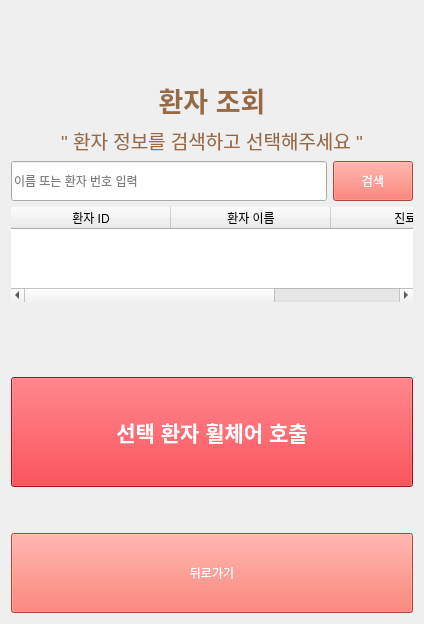
<?xml version="1.0" encoding="UTF-8"?>
<ui version="4.0">
 <class>kiosk_search</class>
 <widget class="QWidget" name="kiosk_search">
  <property name="geometry">
   <rect>
    <x>0</x>
    <y>0</y>
    <width>424</width>
    <height>624</height>
   </rect>
  </property>
  <property name="windowTitle">
   <string>환자 조회</string>
  </property>
  <layout class="QVBoxLayout" name="mainLayout">
   <item>
    <spacer>
     <property name="orientation">
      <enum>Qt::Orientation::Vertical</enum>
     </property>
     <property name="sizeHint" stdset="0">
      <size>
       <width>20</width>
       <height>20</height>
      </size>
     </property>
    </spacer>
   </item>
   <item>
    <widget class="QLabel" name="label_title">
     <property name="font">
      <font>
       <pointsize>20</pointsize>
       <bold>true</bold>
      </font>
     </property>
     <property name="styleSheet">
      <string notr="true">color: rgb(152, 106, 68);</string>
     </property>
     <property name="text">
      <string>환자 조회</string>
     </property>
     <property name="alignment">
      <set>Qt::AlignmentFlag::AlignCenter</set>
     </property>
    </widget>
   </item>
   <item>
    <widget class="QLabel" name="label_desc">
     <property name="font">
      <font>
       <pointsize>14</pointsize>
      </font>
     </property>
     <property name="styleSheet">
      <string notr="true">color: rgb(152, 106, 68);</string>
     </property>
     <property name="text">
      <string>&quot; 환자 정보를 검색하고 선택해주세요 &quot;</string>
     </property>
     <property name="alignment">
      <set>Qt::AlignmentFlag::AlignCenter</set>
     </property>
    </widget>
   </item>
   <item>
    <layout class="QHBoxLayout" name="searchLayout">
     <item>
      <widget class="QLineEdit" name="edit_search">
       <property name="minimumSize">
        <size>
         <width>0</width>
         <height>40</height>
        </size>
       </property>
       <property name="placeholderText">
        <string>이름 또는 환자 번호 입력</string>
       </property>
      </widget>
     </item>
     <item>
      <widget class="QPushButton" name="btn_search">
       <property name="minimumSize">
        <size>
         <width>60</width>
         <height>40</height>
        </size>
       </property>
       <property name="palette">
        <palette>
         <active>
          <colorrole role="WindowText">
           <brush brushstyle="SolidPattern">
            <color alpha="255">
             <red>255</red>
             <green>255</green>
             <blue>255</blue>
            </color>
           </brush>
          </colorrole>
          <colorrole role="Button">
           <brush brushstyle="SolidPattern">
            <color alpha="255">
             <red>246</red>
             <green>97</green>
             <blue>81</blue>
            </color>
           </brush>
          </colorrole>
          <colorrole role="Text">
           <brush brushstyle="SolidPattern">
            <color alpha="255">
             <red>255</red>
             <green>255</green>
             <blue>255</blue>
            </color>
           </brush>
          </colorrole>
          <colorrole role="ButtonText">
           <brush brushstyle="SolidPattern">
            <color alpha="255">
             <red>255</red>
             <green>255</green>
             <blue>255</blue>
            </color>
           </brush>
          </colorrole>
          <colorrole role="Base">
           <brush brushstyle="SolidPattern">
            <color alpha="255">
             <red>246</red>
             <green>97</green>
             <blue>81</blue>
            </color>
           </brush>
          </colorrole>
          <colorrole role="Window">
           <brush brushstyle="SolidPattern">
            <color alpha="255">
             <red>246</red>
             <green>97</green>
             <blue>81</blue>
            </color>
           </brush>
          </colorrole>
          <colorrole role="PlaceholderText">
           <brush brushstyle="SolidPattern">
            <color alpha="128">
             <red>255</red>
             <green>255</green>
             <blue>255</blue>
            </color>
           </brush>
          </colorrole>
         </active>
         <inactive>
          <colorrole role="WindowText">
           <brush brushstyle="SolidPattern">
            <color alpha="255">
             <red>255</red>
             <green>255</green>
             <blue>255</blue>
            </color>
           </brush>
          </colorrole>
          <colorrole role="Button">
           <brush brushstyle="SolidPattern">
            <color alpha="255">
             <red>246</red>
             <green>97</green>
             <blue>81</blue>
            </color>
           </brush>
          </colorrole>
          <colorrole role="Text">
           <brush brushstyle="SolidPattern">
            <color alpha="255">
             <red>255</red>
             <green>255</green>
             <blue>255</blue>
            </color>
           </brush>
          </colorrole>
          <colorrole role="ButtonText">
           <brush brushstyle="SolidPattern">
            <color alpha="255">
             <red>255</red>
             <green>255</green>
             <blue>255</blue>
            </color>
           </brush>
          </colorrole>
          <colorrole role="Base">
           <brush brushstyle="SolidPattern">
            <color alpha="255">
             <red>246</red>
             <green>97</green>
             <blue>81</blue>
            </color>
           </brush>
          </colorrole>
          <colorrole role="Window">
           <brush brushstyle="SolidPattern">
            <color alpha="255">
             <red>246</red>
             <green>97</green>
             <blue>81</blue>
            </color>
           </brush>
          </colorrole>
          <colorrole role="PlaceholderText">
           <brush brushstyle="SolidPattern">
            <color alpha="128">
             <red>255</red>
             <green>255</green>
             <blue>255</blue>
            </color>
           </brush>
          </colorrole>
         </inactive>
         <disabled>
          <colorrole role="WindowText">
           <brush brushstyle="SolidPattern">
            <color alpha="255">
             <red>255</red>
             <green>255</green>
             <blue>255</blue>
            </color>
           </brush>
          </colorrole>
          <colorrole role="Button">
           <brush brushstyle="SolidPattern">
            <color alpha="255">
             <red>246</red>
             <green>97</green>
             <blue>81</blue>
            </color>
           </brush>
          </colorrole>
          <colorrole role="Text">
           <brush brushstyle="SolidPattern">
            <color alpha="255">
             <red>255</red>
             <green>255</green>
             <blue>255</blue>
            </color>
           </brush>
          </colorrole>
          <colorrole role="ButtonText">
           <brush brushstyle="SolidPattern">
            <color alpha="255">
             <red>255</red>
             <green>255</green>
             <blue>255</blue>
            </color>
           </brush>
          </colorrole>
          <colorrole role="Base">
           <brush brushstyle="SolidPattern">
            <color alpha="255">
             <red>246</red>
             <green>97</green>
             <blue>81</blue>
            </color>
           </brush>
          </colorrole>
          <colorrole role="Window">
           <brush brushstyle="SolidPattern">
            <color alpha="255">
             <red>246</red>
             <green>97</green>
             <blue>81</blue>
            </color>
           </brush>
          </colorrole>
          <colorrole role="PlaceholderText">
           <brush brushstyle="SolidPattern">
            <color alpha="128">
             <red>255</red>
             <green>255</green>
             <blue>255</blue>
            </color>
           </brush>
          </colorrole>
         </disabled>
        </palette>
       </property>
       <property name="styleSheet">
        <string notr="true">background-color: rgb(246, 97, 81);
color: rgb(255, 255, 255);</string>
       </property>
       <property name="text">
        <string>검색</string>
       </property>
      </widget>
     </item>
    </layout>
   </item>
   <item>
    <widget class="QTableWidget" name="table_basic">
     <property name="sizePolicy">
      <sizepolicy hsizetype="Expanding" vsizetype="Fixed">
       <horstretch>0</horstretch>
       <verstretch>0</verstretch>
      </sizepolicy>
     </property>
     <property name="minimumSize">
      <size>
       <width>0</width>
       <height>95</height>
      </size>
     </property>
     <property name="maximumSize">
      <size>
       <width>16777215</width>
       <height>95</height>
      </size>
     </property>
     <property name="frameShape">
      <enum>QFrame::Shape::NoFrame</enum>
     </property>
     <property name="editTriggers">
      <set>QAbstractItemView::EditTrigger::NoEditTriggers</set>
     </property>
     <property name="alternatingRowColors">
      <bool>false</bool>
     </property>
     <property name="selectionMode">
      <enum>QAbstractItemView::SelectionMode::NoSelection</enum>
     </property>
     <property name="showGrid">
      <bool>false</bool>
     </property>
     <attribute name="horizontalHeaderVisible">
      <bool>true</bool>
     </attribute>
     <attribute name="horizontalHeaderDefaultSectionSize">
      <number>160</number>
     </attribute>
     <attribute name="horizontalHeaderStretchLastSection">
      <bool>true</bool>
     </attribute>
     <attribute name="verticalHeaderVisible">
      <bool>false</bool>
     </attribute>
     <attribute name="verticalHeaderDefaultSectionSize">
      <number>45</number>
     </attribute>
     <row>
      <property name="text">
       <string/>
      </property>
     </row>
     <column>
      <property name="text">
       <string>환자 ID</string>
      </property>
     </column>
     <column>
      <property name="text">
       <string>환자 이름</string>
      </property>
     </column>
     <column>
      <property name="text">
       <string>진료과</string>
      </property>
     </column>
     <item row="0" column="0">
      <property name="text">
       <string/>
      </property>
      <property name="textAlignment">
       <set>AlignCenter</set>
      </property>
     </item>
     <item row="0" column="1">
      <property name="text">
       <string/>
      </property>
      <property name="textAlignment">
       <set>AlignCenter</set>
      </property>
     </item>
    </widget>
   </item>
   <item>
    <spacer>
     <property name="orientation">
      <enum>Qt::Orientation::Vertical</enum>
     </property>
     <property name="sizeHint" stdset="0">
      <size>
       <width>20</width>
       <height>20</height>
      </size>
     </property>
    </spacer>
   </item>
   <item>
    <widget class="QPushButton" name="btn_call">
     <property name="minimumSize">
      <size>
       <width>0</width>
       <height>110</height>
      </size>
     </property>
     <property name="palette">
      <palette>
       <active>
        <colorrole role="WindowText">
         <brush brushstyle="SolidPattern">
          <color alpha="255">
           <red>255</red>
           <green>255</green>
           <blue>255</blue>
          </color>
         </brush>
        </colorrole>
        <colorrole role="Button">
         <brush brushstyle="SolidPattern">
          <color alpha="255">
           <red>224</red>
           <green>27</green>
           <blue>36</blue>
          </color>
         </brush>
        </colorrole>
        <colorrole role="Text">
         <brush brushstyle="SolidPattern">
          <color alpha="255">
           <red>255</red>
           <green>255</green>
           <blue>255</blue>
          </color>
         </brush>
        </colorrole>
        <colorrole role="ButtonText">
         <brush brushstyle="SolidPattern">
          <color alpha="255">
           <red>255</red>
           <green>255</green>
           <blue>255</blue>
          </color>
         </brush>
        </colorrole>
        <colorrole role="Base">
         <brush brushstyle="SolidPattern">
          <color alpha="255">
           <red>224</red>
           <green>27</green>
           <blue>36</blue>
          </color>
         </brush>
        </colorrole>
        <colorrole role="Window">
         <brush brushstyle="SolidPattern">
          <color alpha="255">
           <red>224</red>
           <green>27</green>
           <blue>36</blue>
          </color>
         </brush>
        </colorrole>
        <colorrole role="PlaceholderText">
         <brush brushstyle="SolidPattern">
          <color alpha="128">
           <red>255</red>
           <green>255</green>
           <blue>255</blue>
          </color>
         </brush>
        </colorrole>
       </active>
       <inactive>
        <colorrole role="WindowText">
         <brush brushstyle="SolidPattern">
          <color alpha="255">
           <red>255</red>
           <green>255</green>
           <blue>255</blue>
          </color>
         </brush>
        </colorrole>
        <colorrole role="Button">
         <brush brushstyle="SolidPattern">
          <color alpha="255">
           <red>224</red>
           <green>27</green>
           <blue>36</blue>
          </color>
         </brush>
        </colorrole>
        <colorrole role="Text">
         <brush brushstyle="SolidPattern">
          <color alpha="255">
           <red>255</red>
           <green>255</green>
           <blue>255</blue>
          </color>
         </brush>
        </colorrole>
        <colorrole role="ButtonText">
         <brush brushstyle="SolidPattern">
          <color alpha="255">
           <red>255</red>
           <green>255</green>
           <blue>255</blue>
          </color>
         </brush>
        </colorrole>
        <colorrole role="Base">
         <brush brushstyle="SolidPattern">
          <color alpha="255">
           <red>224</red>
           <green>27</green>
           <blue>36</blue>
          </color>
         </brush>
        </colorrole>
        <colorrole role="Window">
         <brush brushstyle="SolidPattern">
          <color alpha="255">
           <red>224</red>
           <green>27</green>
           <blue>36</blue>
          </color>
         </brush>
        </colorrole>
        <colorrole role="PlaceholderText">
         <brush brushstyle="SolidPattern">
          <color alpha="128">
           <red>255</red>
           <green>255</green>
           <blue>255</blue>
          </color>
         </brush>
        </colorrole>
       </inactive>
       <disabled>
        <colorrole role="WindowText">
         <brush brushstyle="SolidPattern">
          <color alpha="255">
           <red>255</red>
           <green>255</green>
           <blue>255</blue>
          </color>
         </brush>
        </colorrole>
        <colorrole role="Button">
         <brush brushstyle="SolidPattern">
          <color alpha="255">
           <red>224</red>
           <green>27</green>
           <blue>36</blue>
          </color>
         </brush>
        </colorrole>
        <colorrole role="Text">
         <brush brushstyle="SolidPattern">
          <color alpha="255">
           <red>255</red>
           <green>255</green>
           <blue>255</blue>
          </color>
         </brush>
        </colorrole>
        <colorrole role="ButtonText">
         <brush brushstyle="SolidPattern">
          <color alpha="255">
           <red>255</red>
           <green>255</green>
           <blue>255</blue>
          </color>
         </brush>
        </colorrole>
        <colorrole role="Base">
         <brush brushstyle="SolidPattern">
          <color alpha="255">
           <red>224</red>
           <green>27</green>
           <blue>36</blue>
          </color>
         </brush>
        </colorrole>
        <colorrole role="Window">
         <brush brushstyle="SolidPattern">
          <color alpha="255">
           <red>224</red>
           <green>27</green>
           <blue>36</blue>
          </color>
         </brush>
        </colorrole>
        <colorrole role="PlaceholderText">
         <brush brushstyle="SolidPattern">
          <color alpha="128">
           <red>255</red>
           <green>255</green>
           <blue>255</blue>
          </color>
         </brush>
        </colorrole>
       </disabled>
      </palette>
     </property>
     <property name="font">
      <font>
       <pointsize>16</pointsize>
       <bold>true</bold>
      </font>
     </property>
     <property name="styleSheet">
      <string notr="true">color: rgb(255, 255, 255);
background-color: rgb(224, 27, 36);</string>
     </property>
     <property name="text">
      <string>선택 환자 휠체어 호출</string>
     </property>
    </widget>
   </item>
   <item>
    <spacer name="verticalSpacer">
     <property name="orientation">
      <enum>Qt::Orientation::Vertical</enum>
     </property>
     <property name="sizeType">
      <enum>QSizePolicy::Policy::Maximum</enum>
     </property>
     <property name="sizeHint" stdset="0">
      <size>
       <width>20</width>
       <height>40</height>
      </size>
     </property>
    </spacer>
   </item>
   <item>
    <widget class="QPushButton" name="btn_back">
     <property name="minimumSize">
      <size>
       <width>0</width>
       <height>80</height>
      </size>
     </property>
     <property name="palette">
      <palette>
       <active>
        <colorrole role="WindowText">
         <brush brushstyle="SolidPattern">
          <color alpha="255">
           <red>255</red>
           <green>255</green>
           <blue>255</blue>
          </color>
         </brush>
        </colorrole>
        <colorrole role="Button">
         <brush brushstyle="SolidPattern">
          <color alpha="255">
           <red>246</red>
           <green>97</green>
           <blue>81</blue>
          </color>
         </brush>
        </colorrole>
        <colorrole role="Text">
         <brush brushstyle="SolidPattern">
          <color alpha="255">
           <red>255</red>
           <green>255</green>
           <blue>255</blue>
          </color>
         </brush>
        </colorrole>
        <colorrole role="ButtonText">
         <brush brushstyle="SolidPattern">
          <color alpha="255">
           <red>255</red>
           <green>255</green>
           <blue>255</blue>
          </color>
         </brush>
        </colorrole>
        <colorrole role="Base">
         <brush brushstyle="SolidPattern">
          <color alpha="255">
           <red>246</red>
           <green>97</green>
           <blue>81</blue>
          </color>
         </brush>
        </colorrole>
        <colorrole role="Window">
         <brush brushstyle="SolidPattern">
          <color alpha="255">
           <red>246</red>
           <green>97</green>
           <blue>81</blue>
          </color>
         </brush>
        </colorrole>
        <colorrole role="PlaceholderText">
         <brush brushstyle="SolidPattern">
          <color alpha="128">
           <red>255</red>
           <green>255</green>
           <blue>255</blue>
          </color>
         </brush>
        </colorrole>
       </active>
       <inactive>
        <colorrole role="WindowText">
         <brush brushstyle="SolidPattern">
          <color alpha="255">
           <red>255</red>
           <green>255</green>
           <blue>255</blue>
          </color>
         </brush>
        </colorrole>
        <colorrole role="Button">
         <brush brushstyle="SolidPattern">
          <color alpha="255">
           <red>246</red>
           <green>97</green>
           <blue>81</blue>
          </color>
         </brush>
        </colorrole>
        <colorrole role="Text">
         <brush brushstyle="SolidPattern">
          <color alpha="255">
           <red>255</red>
           <green>255</green>
           <blue>255</blue>
          </color>
         </brush>
        </colorrole>
        <colorrole role="ButtonText">
         <brush brushstyle="SolidPattern">
          <color alpha="255">
           <red>255</red>
           <green>255</green>
           <blue>255</blue>
          </color>
         </brush>
        </colorrole>
        <colorrole role="Base">
         <brush brushstyle="SolidPattern">
          <color alpha="255">
           <red>246</red>
           <green>97</green>
           <blue>81</blue>
          </color>
         </brush>
        </colorrole>
        <colorrole role="Window">
         <brush brushstyle="SolidPattern">
          <color alpha="255">
           <red>246</red>
           <green>97</green>
           <blue>81</blue>
          </color>
         </brush>
        </colorrole>
        <colorrole role="PlaceholderText">
         <brush brushstyle="SolidPattern">
          <color alpha="128">
           <red>255</red>
           <green>255</green>
           <blue>255</blue>
          </color>
         </brush>
        </colorrole>
       </inactive>
       <disabled>
        <colorrole role="WindowText">
         <brush brushstyle="SolidPattern">
          <color alpha="255">
           <red>255</red>
           <green>255</green>
           <blue>255</blue>
          </color>
         </brush>
        </colorrole>
        <colorrole role="Button">
         <brush brushstyle="SolidPattern">
          <color alpha="255">
           <red>246</red>
           <green>97</green>
           <blue>81</blue>
          </color>
         </brush>
        </colorrole>
        <colorrole role="Text">
         <brush brushstyle="SolidPattern">
          <color alpha="255">
           <red>255</red>
           <green>255</green>
           <blue>255</blue>
          </color>
         </brush>
        </colorrole>
        <colorrole role="ButtonText">
         <brush brushstyle="SolidPattern">
          <color alpha="255">
           <red>255</red>
           <green>255</green>
           <blue>255</blue>
          </color>
         </brush>
        </colorrole>
        <colorrole role="Base">
         <brush brushstyle="SolidPattern">
          <color alpha="255">
           <red>246</red>
           <green>97</green>
           <blue>81</blue>
          </color>
         </brush>
        </colorrole>
        <colorrole role="Window">
         <brush brushstyle="SolidPattern">
          <color alpha="255">
           <red>246</red>
           <green>97</green>
           <blue>81</blue>
          </color>
         </brush>
        </colorrole>
        <colorrole role="PlaceholderText">
         <brush brushstyle="SolidPattern">
          <color alpha="128">
           <red>255</red>
           <green>255</green>
           <blue>255</blue>
          </color>
         </brush>
        </colorrole>
       </disabled>
      </palette>
     </property>
     <property name="styleSheet">
      <string notr="true">color: rgb(255, 255, 255);
background-color: rgb(246, 97, 81);</string>
     </property>
     <property name="text">
      <string>뒤로가기</string>
     </property>
    </widget>
   </item>
  </layout>
 </widget>
 <resources/>
 <connections/>
</ui>
